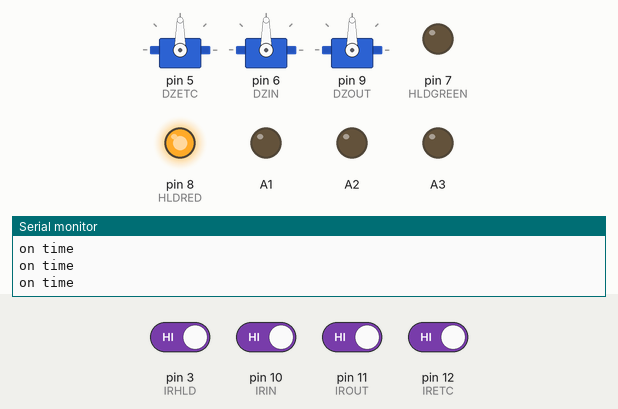
This sketch was run on a simulated Arduino Uno, built with avr-gcc and run on an emulated ATmega328P. On the bench: 3 × servo, output pins drawn as LEDs (lit = HIGH), the last lines printed to the serial monitor. The inputs (shaded band) are chosen by the test bench; at power-on: pin 3 (IRHLD), pin 10 (IRIN), pin 11 (IROUT), pin 12 (IRETC) HIGH.

Above: at 15.2 s.
15.3 s: pin 3 (IRHLD) driven LOW
At 16.8 s:
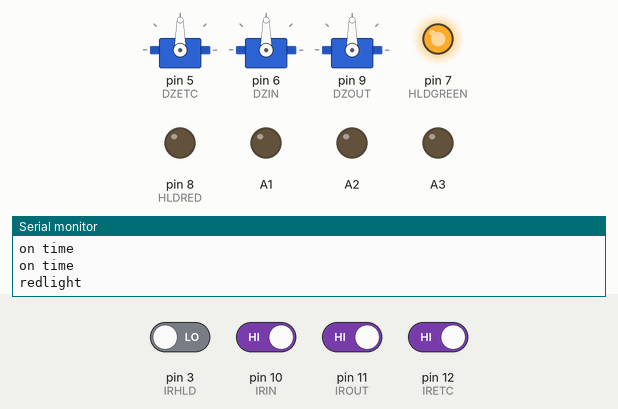
23.4 s: pin 10 (IRIN) driven LOW
At 35.8 s:
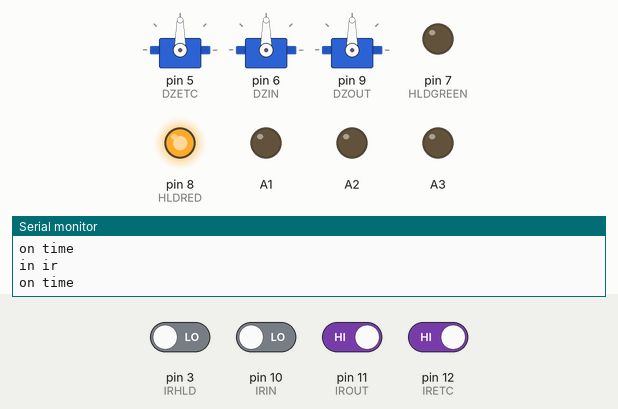
36.1 s: pin 3 (IRHLD) driven HIGH
46.5 s: pin 11 (IROUT) driven LOW
59.5 s: pin 12 (IRETC) driven LOW
At 66.2 s:
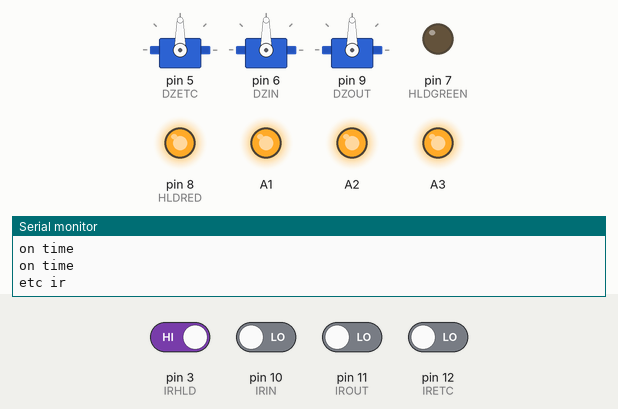
Timing chart, 0 to 71.5 s (numbered marks = the images above; inputs shaded):
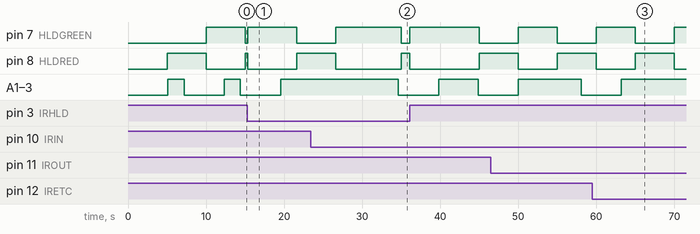

Measured:
- after the input at 15.3 s, pin 7 (HLDGREEN): LOW → HIGH after 0.03 s instead of 4.7 s; pin 8 (HLDRED): HIGH → LOW after 0.03 s instead of 4.7 s; A1–3: goes on until 19.6 s, then stays HIGH
- after the input at 23.4 s, A1–3: HIGH → LOW after 11.2 s instead of 8.2 s
- after the input at 59.5 s, A1–3: goes on until 63.2 s, then stays HIGH
- by itself, A1–3: alternates HIGH for 2.1 s and LOW for 5.1 s

The sketch:

JIAOTONG.ino
```cpp
#include <Servo.h>
#include <MsTimer2.h>
Servo msetc;  // create servo object to control a servo
Servo msin;
Servo msout;// twelve servo objects can be created on most boards

#define RED 5000
#define GREEN 5000
#define DZETC  5
#define DZIN   6
#define DZOUT  9
#define DZTIME 3000
#define FAN1 A1
#define FAN2 A2
#define FAN3 A3
#define IRETC 12
#define IRIN  10
#define IROUT 11
#define IRHLD 3 //中断 1
#define HLDRED 8
#define HLDGREEN 7


int lighgtcolor=0;
int pos=0;
void setup() {
  // put your setup code here, to run once:
pinMode(HLDRED,OUTPUT);
pinMode(HLDGREEN,OUTPUT);  //设置上拉电阻
pinMode(IRETC,INPUT);
digitalWrite(IRETC,HIGH);
pinMode(IRIN,INPUT);
digitalWrite(IRIN,HIGH);
pinMode(IROUT,INPUT);
digitalWrite(IROUT,HIGH);

pinMode(IRHLD,INPUT);
digitalWrite(IRHLD,HIGH);

digitalWrite(IRETC,HIGH);


msetc.attach(DZETC);
msin.attach(DZIN);
msout.attach(DZOUT);
Serial.begin(9600);

MsTimer2::set(5000, onTimer); //设置中断，每1000ms进入一次中断服务程序 onTimer()
MsTimer2::start(); //开始计时
attachInterrupt(digitalPinToInterrupt(3), redlight, HIGH); //注意, 0代表的是中斷編號,不是腳位哦！D3腳位的中斷編號為1, 所以此處需放1
}

void loop() {
  // put your main code here, to run repeatedly:


 if(digitalRead(IRHLD)!=LOW)
 {
    }
  else{
//红灯
    redlight();
  }

 if(digitalRead(IRETC)!=LOW)
 {
    }
  else{
    //etc
        Serial.println("etc ir");

  up(msetc);
  delay(DZTIME);
  down(msetc);
    }

   if(digitalRead(IRIN)!=LOW){
    }else{
    //IN遮挡
    Serial.println("in ir");
  up(msin);
  delay(DZTIME);
  down(msin);
    }
   if(digitalRead(IROUT)!=LOW){
   }else{
     //OUT遮挡
   //OUT遮挡
      Serial.println("out ir");
  up(msout);
  delay(DZTIME);
  down(msout);
      }

 //风扇

 fan(FAN1,FAN2,FAN3);

}


void up(Servo ser){
  ser.write(0);
  }

void down(Servo ser){
   ser.write(90);
  }

void fan(int a,int b,int c){
   for(int i=0;i<180;i++){
   analogWrite(a,i);
   analogWrite(b,i);
   analogWrite(c,i);
   delay(40);
   }
}

void onTimer()
{
    Serial.println("on time");

  if(lighgtcolor==0)
{
   digitalWrite(HLDRED,HIGH);
  digitalWrite(HLDGREEN,LOW);

  lighgtcolor=1;
  }else{
  digitalWrite(HLDGREEN,HIGH);
  digitalWrite(HLDRED,LOW);
  lighgtcolor=0;
 }
}
void redlight(){
  //红灯
  digitalWrite(HLDRED,HIGH);
  digitalWrite(HLDGREEN,LOW);
  Serial.println("redlight");
  delay(RED);

  digitalWrite(HLDGREEN,HIGH);
  digitalWrite(HLDRED,LOW);
  delay(GREEN);
 }
```
